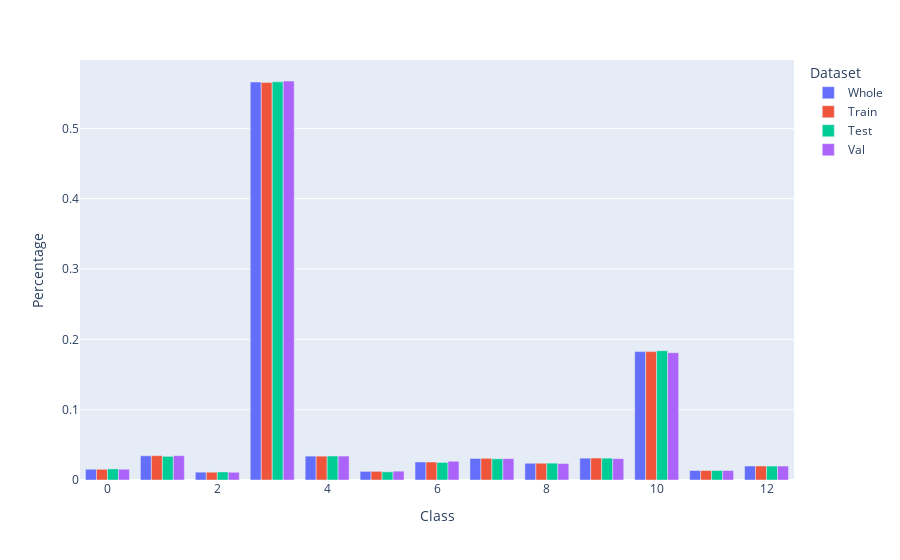

The cell this chart's notebook holds for it:
### Code cell
plot_split_stratification(dataset, train_subset, test_subset, val_subset)

### Figure 1 — Plotly figure (JSON) as saved in the notebook; plotly's stock layout.template omitted (floating-point values rounded to 4 significant figures)
{"data": [{"alignmentgroup": "True", "hovertemplate": "Dataset=Whole<br>Class=%{x}<br>Percentage=%{y}<extra></extra>", "legendgroup": "Whole", "marker": {"color": "#636efa", "pattern": {"shape": ""}}, "name": "Whole", "offsetgroup": "Whole", "orientation": "v", "showlegend": true, "textposition": "auto", "type": "bar", "x": [0, 1, 2, 3, 4, 5, 6, 7, 8, 9, 10, 11, 12], "xaxis": "x", "y": [0.01534, 0.03442, 0.01113, 0.5659, 0.03395, 0.01224, 0.02565, 0.03062, 0.0238, 0.03108, 0.1826, 0.01349, 0.01989], "yaxis": "y"}, {"alignmentgroup": "True", "hovertemplate": "Dataset=Train<br>Class=%{x}<br>Percentage=%{y}<extra></extra>", "legendgroup": "Train", "marker": {"color": "#EF553B", "pattern": {"shape": ""}}, "name": "Train", "offsetgroup": "Train", "orientation": "v", "showlegend": true, "textposition": "auto", "type": "bar", "x": [0, 1, 2, 3, 4, 5, 6, 7, 8, 9, 10, 11, 12], "xaxis": "x", "y": [0.01521, 0.03462, 0.01108, 0.5654, 0.03388, 0.01233, 0.02558, 0.03084, 0.02383, 0.03128, 0.1825, 0.01349, 0.01993], "yaxis": "y"}, {"alignmentgroup": "True", "hovertemplate": "Dataset=Test<br>Class=%{x}<br>Percentage=%{y}<extra></extra>", "legendgroup": "Test", "marker": {"color": "#00cc96", "pattern": {"shape": ""}}, "name": "Test", "offsetgroup": "Test", "orientation": "v", "showlegend": true, "textposition": "auto", "type": "bar", "x": [0, 1, 2, 3, 4, 5, 6, 7, 8, 9, 10, 11, 12], "xaxis": "x", "y": [0.01579, 0.03362, 0.01141, 0.5662, 0.0341, 0.01165, 0.025, 0.03012, 0.02399, 0.03103, 0.1838, 0.01349, 0.01982], "yaxis": "y"}, {"alignmentgroup": "True", "hovertemplate": "Dataset=Val<br>Class=%{x}<br>Percentage=%{y}<extra></extra>", "legendgroup": "Val", "marker": {"color": "#ab63fa", "pattern": {"shape": ""}}, "name": "Val", "offsetgroup": "Val", "orientation": "v", "showlegend": true, "textposition": "auto", "type": "bar", "x": [0, 1, 2, 3, 4, 5, 6, 7, 8, 9, 10, 11, 12], "xaxis": "x", "y": [0.01528, 0.0346, 0.01099, 0.5673, 0.03404, 0.01258, 0.02671, 0.03037, 0.02341, 0.03033, 0.181, 0.0135, 0.01984], "yaxis": "y"}], "layout": {"barmode": "group", "legend": {"title": {"text": "Dataset"}, "tracegroupgap": 0}, "margin": {"t": 60}, "xaxis": {"anchor": "y", "domain": [0, 1], "title": {"text": "Class"}}, "yaxis": {"anchor": "x", "domain": [0, 1], "title": {"text": "Percentage"}}}}
